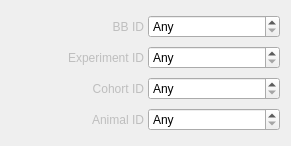
<?xml version="1.0" encoding="UTF-8"?>
<ui version="4.0">
 <author>Pho Hale</author>
 <class>Frame_BoxExperCohorAnimalID</class>
 <widget class="QFrame" name="Frame_BoxExperCohorAnimalID">
  <property name="geometry">
   <rect>
    <x>0</x>
    <y>0</y>
    <width>291</width>
    <height>146</height>
   </rect>
  </property>
  <property name="windowTitle">
   <string>Frame</string>
  </property>
  <layout class="QVBoxLayout" name="verticalLayout">
   <property name="spacing">
    <number>4</number>
   </property>
   <item>
    <layout class="QHBoxLayout" name="horizontalLayout">
     <item>
      <widget class="QLabel" name="lblBBID">
       <property name="enabled">
        <bool>false</bool>
       </property>
       <property name="text">
        <string>BB ID</string>
       </property>
       <property name="alignment">
        <set>Qt::AlignRight|Qt::AlignTrailing|Qt::AlignVCenter</set>
       </property>
      </widget>
     </item>
     <item>
      <widget class="QSpinBox" name="spinBox_bbID">
       <property name="enabled">
        <bool>true</bool>
       </property>
       <property name="sizePolicy">
        <sizepolicy hsizetype="Minimum" vsizetype="Fixed">
         <horstretch>0</horstretch>
         <verstretch>0</verstretch>
        </sizepolicy>
       </property>
       <property name="readOnly">
        <bool>false</bool>
       </property>
       <property name="buttonSymbols">
        <enum>QAbstractSpinBox::UpDownArrows</enum>
       </property>
       <property name="specialValueText">
        <string>Any</string>
       </property>
      </widget>
     </item>
    </layout>
   </item>
   <item>
    <layout class="QHBoxLayout" name="horizontalLayout_4">
     <item>
      <widget class="QLabel" name="lblExperimentID">
       <property name="enabled">
        <bool>false</bool>
       </property>
       <property name="text">
        <string>Experiment ID</string>
       </property>
       <property name="alignment">
        <set>Qt::AlignRight|Qt::AlignTrailing|Qt::AlignVCenter</set>
       </property>
      </widget>
     </item>
     <item>
      <widget class="QSpinBox" name="spinBox_experimentID">
       <property name="sizePolicy">
        <sizepolicy hsizetype="Minimum" vsizetype="Fixed">
         <horstretch>0</horstretch>
         <verstretch>0</verstretch>
        </sizepolicy>
       </property>
       <property name="specialValueText">
        <string>Any</string>
       </property>
      </widget>
     </item>
    </layout>
   </item>
   <item>
    <layout class="QHBoxLayout" name="horizontalLayout_3">
     <item>
      <widget class="QLabel" name="lblCohortID">
       <property name="enabled">
        <bool>false</bool>
       </property>
       <property name="text">
        <string>Cohort ID</string>
       </property>
       <property name="alignment">
        <set>Qt::AlignRight|Qt::AlignTrailing|Qt::AlignVCenter</set>
       </property>
      </widget>
     </item>
     <item>
      <widget class="QSpinBox" name="spinBox_cohortID">
       <property name="sizePolicy">
        <sizepolicy hsizetype="Minimum" vsizetype="Fixed">
         <horstretch>0</horstretch>
         <verstretch>0</verstretch>
        </sizepolicy>
       </property>
       <property name="specialValueText">
        <string>Any</string>
       </property>
      </widget>
     </item>
    </layout>
   </item>
   <item>
    <layout class="QHBoxLayout" name="horizontalLayout_2">
     <item>
      <widget class="QLabel" name="lblAnimalID">
       <property name="enabled">
        <bool>false</bool>
       </property>
       <property name="text">
        <string>Animal ID</string>
       </property>
       <property name="alignment">
        <set>Qt::AlignRight|Qt::AlignTrailing|Qt::AlignVCenter</set>
       </property>
      </widget>
     </item>
     <item>
      <widget class="QSpinBox" name="spinBox_animalID">
       <property name="sizePolicy">
        <sizepolicy hsizetype="Minimum" vsizetype="Fixed">
         <horstretch>0</horstretch>
         <verstretch>0</verstretch>
        </sizepolicy>
       </property>
       <property name="specialValueText">
        <string>Any</string>
       </property>
       <property name="value">
        <number>0</number>
       </property>
      </widget>
     </item>
    </layout>
   </item>
  </layout>
 </widget>
 <resources/>
 <connections/>
</ui>
